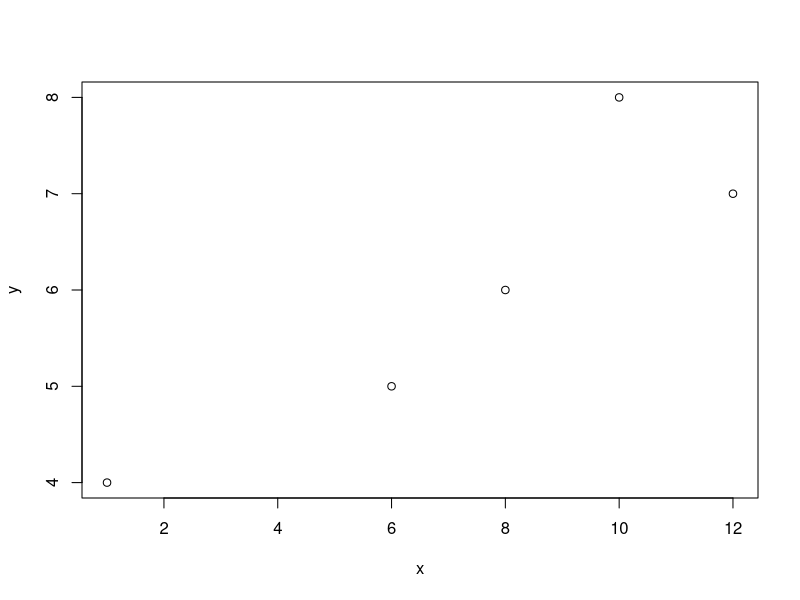

The R source for this figure:
## ---- chunk 1
x <- c(1,6,8,12,10)
y <- c(4,5,6,7,8)

plot(x,y)
